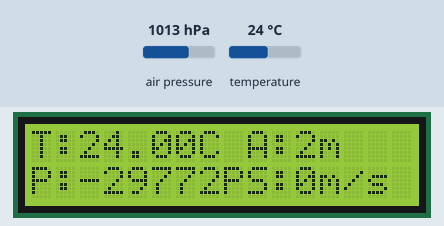
Simulated run of this sketch. Board: Arduino Uno, built with avr-gcc and run on an emulated ATmega328P. Shown: 16×2 character LCD. The inputs (shaded band) are chosen by the test bench; at power-on: air pressure 1013 hPa, temperature 24 °C.

Above: at 1.3 s.
1.4 s: air pressure set to 952 hPa
At 3.0 s:
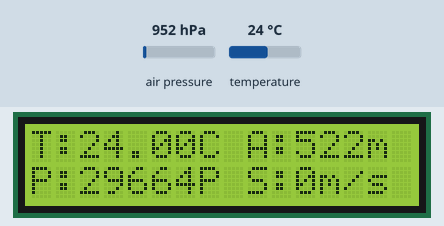
3.8 s: temperature set to 12 °C
At 5.6 s:
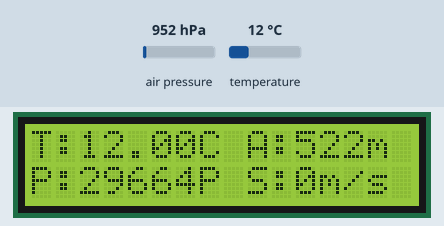
5.9 s: air pressure set to 975 hPa
At 6.9 s:
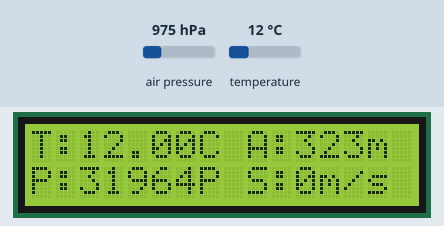
8.0 s: temperature set to 19 °C
At 9.4 s:
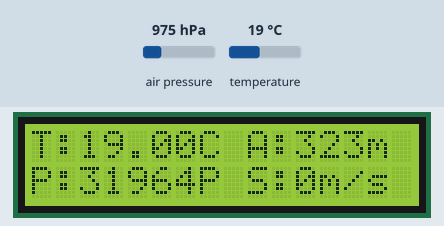
Timing chart, 0 to 11.0 s (numbered marks = the images above; inputs shaded):
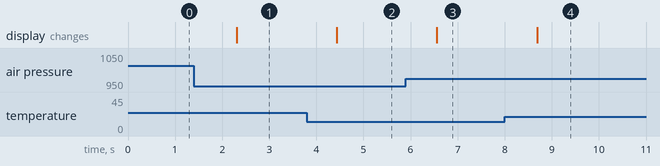

Measured:
- after the input at 1.4 s, the display: changes after 0.91 s (image 1)
- after the input at 3.8 s, the display: changes after 0.64 s (image 2)
- after the input at 5.9 s, the display: changes after 0.66 s (image 3)
- after the input at 8.0 s, the display: changes after 0.69 s (image 4)

The sketch:

pressure_sensor_with_hc-12.ino
```cpp
//HC12 send string data
#include <Wire.h>
#include <Adafruit_BMP085.h>
#include <LiquidCrystal_I2C.h>
#include <SoftwareSerial.h>
SoftwareSerial HC12(10,11);
LiquidCrystal_I2C lcd = LiquidCrystal_I2C(0x27, 16, 2);

#define seaLevelPressure_hPa 1013.25
Adafruit_BMP085 bmp;

float Temperature;
int Pressure;
int Altitude;
int Speed;

char separator =',';
String send_string_data;

void setup() {
  Serial.begin(9600);
  HC12.begin(9600);

  lcd.init();
  lcd.backlight();
  lcd.begin (16, 2);

  if (!bmp.begin()) {
  Serial.println("Could not find a valid BMP085 sensor, check wiring!");
  while (1) {}
  }

}

void loop() {
   //check sensor value
   Temperature =bmp.readTemperature();
   Pressure =bmp.readPressure();
   Altitude=bmp.readAltitude();

  send_string_data = String(Temperature)+String(separator)+String(Pressure)+String(separator)+String(Altitude)+String(separator)+String(Speed);
  /*Serial.print("send_string_data :");
  Serial.println(send_string_data);*/
  //Serial.println(send_string_data);
  HC12.print(send_string_data);

//lcd print
   lcd.setCursor(0, 0);
   lcd.print("T:");
   lcd.setCursor(2, 0);
   lcd.print(Temperature);
   lcd.print("C");
   lcd.print(" ");

   lcd.setCursor(9, 0);
   lcd.print("A:");
   lcd.setCursor(11, 0);
   lcd.print(Altitude);
   lcd.print("m");
   lcd.print(" ");

   lcd.setCursor(0, 1);
   lcd.print("P:");
   lcd.setCursor(2, 1);
   lcd.print(Pressure);
   lcd.print("P");
   lcd.print(" ");

   lcd.setCursor(9, 1);
   lcd.print("S:");
   lcd.setCursor(11, 1);
   lcd.print(Speed);
   lcd.print("m/s");
   lcd.print(" ");
delay(1000);
}
```
